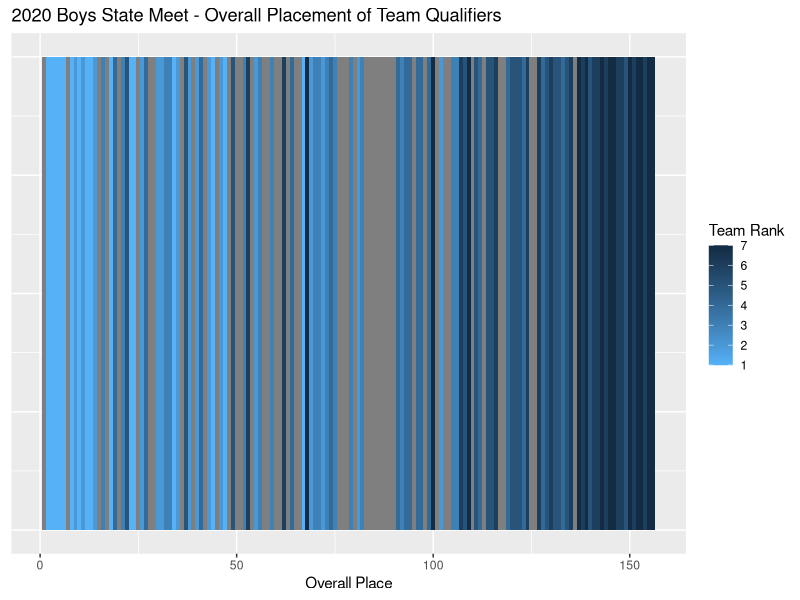
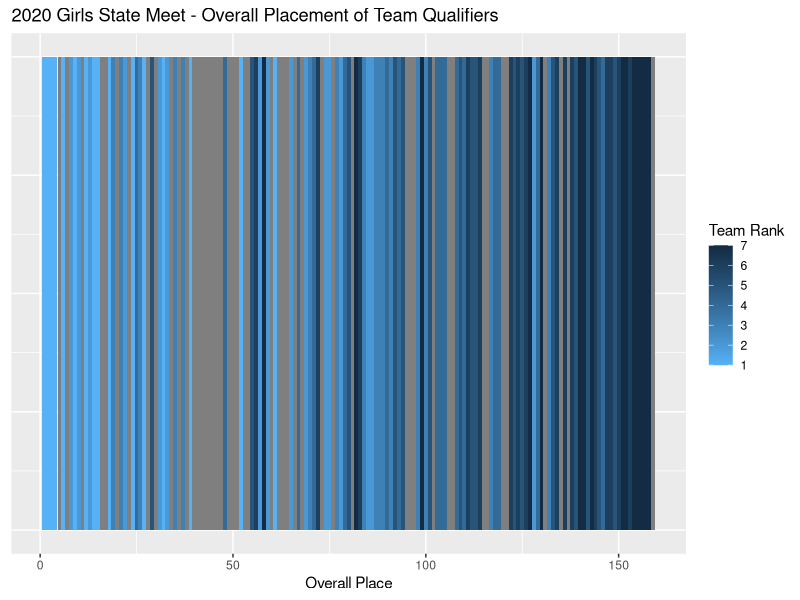

These charts were generated, in order, by the following R code:
## ---- chunk 1
library(dplyr)
library(tidyr)
library(ggplot2)
library(knitr)

knitr::opts_chunk$set(echo=FALSE)
knitr::opts_chunk$set(message = FALSE)

compute_team_ranks <- function(data) {
  data %>%
    group_by(TEAM) %>%
    mutate(
      team_rank = rank(PLACE),
      team_size = n()
    ) %>%
    mutate(
      team_rank = ifelse(team_size > 4, team_rank, NA)
    ) %>%
    ungroup()
}

girls <- read.csv('./girls_2020.csv') %>%
  mutate(
    TEAM = ifelse(TEAM == 'St. Paul Academy', 'St Paul Academy', TEAM) # just for name alignment with boys
  ) %>%
  compute_team_ranks()
boys <-read.csv('./boys_2020.csv') %>%
  compute_team_ranks()
sections <- read.csv('./sections.csv')
sections_results <- read.csv('./results/sections_data.csv')
## ---- chunk 2
ggplot(boys, aes(PLACE, 1, fill= team_rank)) + 
  geom_tile() +
  scale_fill_gradient(low = "#56B1F7", high = "#132B43") +
  theme(axis.title.y=element_blank(),
        axis.text.y=element_blank(),
        axis.ticks.y=element_blank()) +
  xlab('Overall Place') +
  labs(fill="Team Rank") +
  ggtitle('2020 Boys State Meet - Overall Placement of Team Qualifiers')
## ---- chunk 3
boys %>%
  filter(!is.na(team_rank)) %>%
  mutate(
    `Team Rank` = team_rank
  ) %>%
  group_by(`Team Rank`) %>%
  summarize(
    `Average Overall Placement` = mean(PLACE),
  ) %>%
  kable()
## ---- chunk 4
ggplot(girls, aes(PLACE, 1, fill= team_rank)) + 
  geom_tile() +
  scale_fill_gradient(low = "#56B1F7", high = "#132B43") +
  theme(axis.title.y=element_blank(),
        axis.text.y=element_blank(),
        axis.ticks.y=element_blank()) +
  xlab('Overall Place') +
  labs(fill="Team Rank") +
  ggtitle('2020 Girls State Meet - Overall Placement of Team Qualifiers')
## ---- chunk 5
girls %>%
  filter(!is.na(team_rank)) %>%
  mutate(
    `Team Rank` = team_rank
  ) %>%
  group_by(`Team Rank`) %>%
  summarize(
    `Average Overall Placement` = mean(PLACE),
  ) %>% 
  kable()
## ---- chunk 6
nonqual_stats <- function(results) {
  max_results <- results %>%
    group_by(section) %>%
    mutate(
      last_ind_place = max(ifelse(individual_qualifier, place, -Inf)),
      last_ind_time = max(ifelse(individual_qualifier, time, -Inf))
    ) %>%
    ungroup() %>%
    filter(team_qualifier) %>%
    group_by(team, section) %>%
    mutate(
      team_place = rank(time)
    ) %>%
    filter(team_place== max(team_place)) %>%
    summarize(
      p7 = max(place) - last_ind_place,
      t7 = max(time) - last_ind_time
    ) %>%
    group_by(section) %>%
    summarize(
      `Places between Last Individual and 7th Team Qualifiers` = mean(p7),
      `Time between Last Individual and 7th Team Qualifiers (seconds)` = mean(t7)
    ) %>%
    rename(
      Section = section
    ) %>%
    arrange(Section)
  
  mid_results <- results %>%
    group_by(section) %>%
    mutate(
      last_ind_place = max(ifelse(individual_qualifier, place, -Inf)),
      last_ind_time = max(ifelse(individual_qualifier, time, -Inf))
    ) %>%
    ungroup() %>%
    filter(team_qualifier) %>%
    group_by(team, section) %>%
    mutate(
      team_place = rank(time)
    ) %>%
    filter(team_place== 6) %>%
    summarize(
      p6 = max(place) - last_ind_place,
      t6 = max(time) - last_ind_time
    ) %>%
    group_by(section) %>%
    summarize(
      `Places between Last Individual and 6th Team Qualifiers` = mean(p6),
      `Time between Last Individual and 6th Team Qualifiers (seconds)` = mean(t6)
    ) %>%
    rename(
      Section = section
    ) %>%
    arrange(Section)
  
  min_results <- results %>%
    group_by(section) %>%
    mutate(
      last_ind_place = max(ifelse(individual_qualifier, place, -Inf)),
      last_ind_time = max(ifelse(individual_qualifier, time, -Inf))
    ) %>%
    ungroup() %>%
    filter(team_qualifier) %>%
    group_by(team, section) %>%
    mutate(
      team_place = rank(time)
    ) %>%
    filter(team_place== 5) %>%
    summarize(
      p5 = max(place) - last_ind_place,
      t5 = max(time) - last_ind_time
    ) %>%
    group_by(section) %>%
    summarize(
      `Places between Last Individual and 5th Team Qualifiers` = mean(p5),
      `Time between Last Individual and 5th Team Qualifiers (seconds)` = mean(t5)
    ) %>%
    rename(
      Section = section
    ) %>%
    arrange(Section)
  
  inner_join(min_results, max_results, by=c('Section')) %>%
    inner_join(mid_results, by='Section') %>%
    select(Section, `Places between Last Individual and 5th Team Qualifiers`, `Places between Last Individual and 6th Team Qualifiers`, `Places between Last Individual and 7th Team Qualifiers`, `Time between Last Individual and 5th Team Qualifiers (seconds)`,`Time between Last Individual and 6th Team Qualifiers (seconds)`, `Time between Last Individual and 7th Team Qualifiers (seconds)`) %>% as.data.frame()
}
## ---- chunk 7
bqs <- nonqual_stats(sections_results %>% filter(gender == 'boys')) %>%
  select(Section, `Places between Last Individual and 5th Team Qualifiers`, `Places between Last Individual and 6th Team Qualifiers`, `Places between Last Individual and 7th Team Qualifiers`)
kable(bqs)
## ---- chunk 8
bqs %>% summarize_all(mean) %>% select(-Section) %>% kable()
## ---- chunk 9
bqs <- nonqual_stats(sections_results %>% filter(gender == 'girls')) %>%
  select(Section, `Places between Last Individual and 5th Team Qualifiers`, `Places between Last Individual and 6th Team Qualifiers`, `Places between Last Individual and 7th Team Qualifiers`)
kable(bqs)
## ---- chunk 10
bqs %>% summarize_all(mean) %>% select(-Section) %>% kable()
